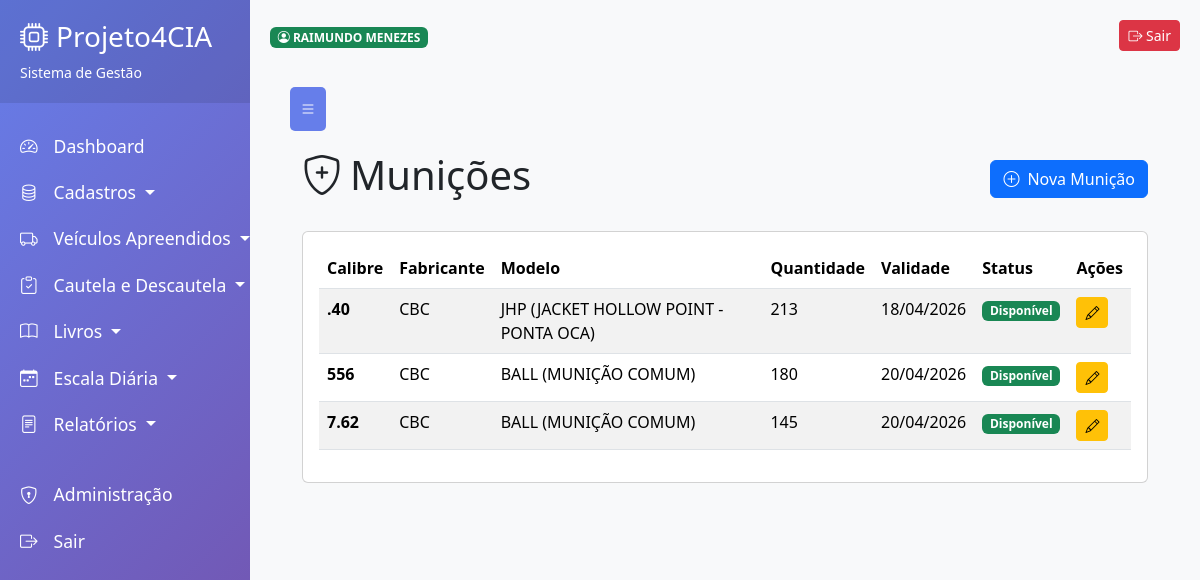
/cadastros/municoes/ (signed in), run on an earlier commit of the app's database.
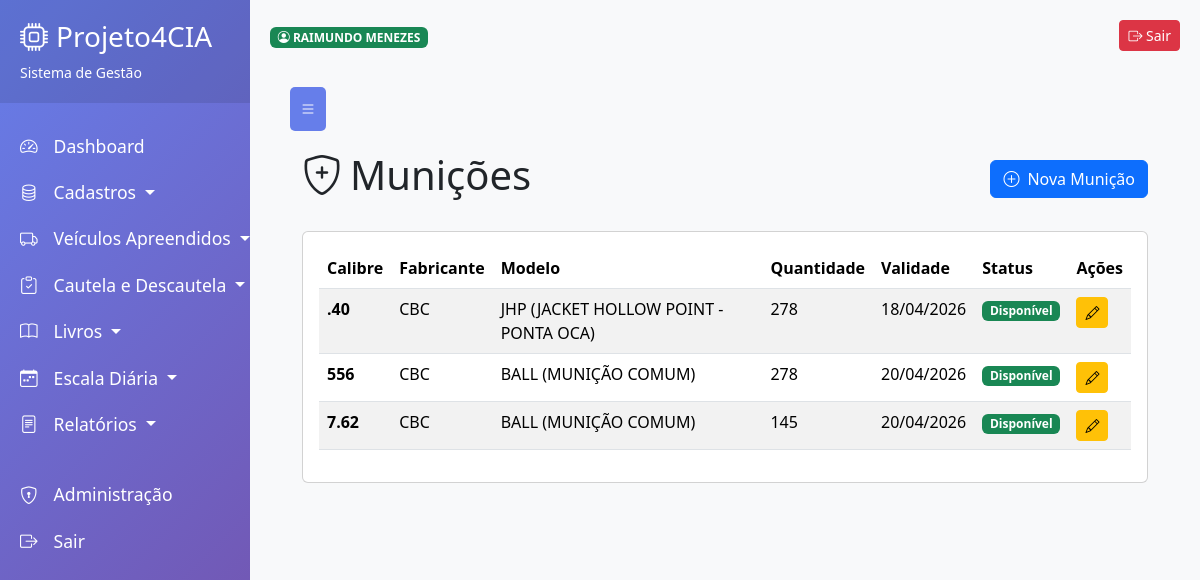
And on a later commit of the database.
### aplicacoes/cadastros/cadastro_municoes/models.py (models this page shows, shortened)
class Municao(models.Model):
    calibre = models.CharField('Calibre', max_length=20)
    fabricante = models.CharField('Fabricante', max_length=100)
    modelo = models.CharField('Modelo', max_length=100)
    quantidade = models.IntegerField('Quantidade em Estoque', default=0)
    quantidade_minima = models.IntegerField('Quantidade Mínima', default=10)
    validade = models.DateField('Data de Validade')
    observacoes = models.TextField('Observações', blank=True)
    criado_em = models.DateTimeField('Criado em', auto_now_add=True)
    atualizado_em = models.DateTimeField('Atualizado em', auto_now=True)
    class Meta:
        verbose_name = 'Munição'
        verbose_name_plural = 'Munições'
        ordering = ['calibre', 'fabricante', 'modelo']
        unique_together = ['calibre', 'fabricante', 'modelo', 'validade']  # Evita duplicatas

### aplicacoes/cadastros/cadastro_municoes/views.py (the view)
# urls.py: path('', login_required(views.MunicaoListView.as_view()), name='municao_list'),
class MunicaoListView(LoginRequiredMixin, ListView):
    model = Municao
    template_name = 'cadastro_municoes/municao_list.html'
    context_object_name = 'municoes'
    paginate_by = 20
    ordering = ['calibre', 'fabricante']

### aplicacoes/cadastros/cadastro_municoes/templates/cadastro_municoes/municao_list.html (shortened to what this page needs)
{% extends 'base.html' %}
{% block content %}
<div class="container-fluid">
    <div class="d-flex justify-content-between align-items-center mb-4">
        <h1><i class="bi bi-shield-plus me-2"></i>Munições</h1>
        <a href="{% url 'cadastro_municoes:municao_create' %}" class="btn btn-primary">
            <i class="bi bi-plus-circle me-2"></i>Nova Munição
        </a>
    </div>
    <div class="card">
        <div class="card-body">
            <div class="table-responsive">
                <table class="table table-striped table-hover">
                    <thead>
                        <tr>
                            <th>Calibre</th>
                            <th>Fabricante</th>
                            <th>Modelo</th>
                            <th>Quantidade</th>
                            <th>Validade</th>
                            <th>Status</th>
                            <th>Ações</th>
                        </tr>
                    </thead>
                    <tbody>
                        {% for municao in municoes %}
                        <tr>
                            <td><strong>{{ municao.calibre }}</strong></td>
                            <td>{{ municao.fabricante }}</td>
                            <td>{{ municao.modelo }}</td>
                            <td>{{ municao.quantidade }}</td>
                            <td>{{ municao.validade|date:"d/m/Y" }}</td>
                            <td>
                                {% if municao.quantidade > 0 %}
                                    <span class="badge bg-success">Disponível</span>
                                {% else %}
                                    <span class="badge bg-danger">Indisponível</span>
                                {% endif %}
                            </td>
                            <td>
                                <a href="{% url 'cadastro_municoes:municao_update' municao.pk %}"
                                   class="btn btn-sm btn-warning" title="Editar">
                                    <i class="bi bi-pencil"></i>
                                </a>
                            </td>
                        </tr>
                        {% empty %}
                        <tr>
                            <td colspan="7" class="text-center">
                                Nenhuma munição cadastrada.
                            </td>
                        </tr>
                        {% endfor %}
                    </tbody>
                </table>
            </div>
        </div>
    </div>
</div>
{% endblock %}

What changed in the data, as far as the page shows it:
changed Municao "JHP (JACKET HOLLOW POINT - PONTA OCA)": quantidade "213" → "278"
changed Municao (number 2 of 3 on the later page): quantidade "180" → "278"
